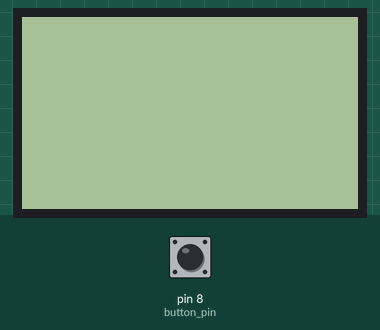
This sketch was run on a simulated Arduino Uno, built with avr-gcc and run on an emulated ATmega328P. Shown: 84×48 one-colour display. Inputs (shaded band) come from the test bench; at power-on: pin 8 (button_pin) LOW. Random numbers use the default seed unless the sketch sets one; no radio packets arrive unless stated; what the sketch prints to the serial monitor is not drawn.

Above: at 1.2 s.
1.3 s: pin 8 (button_pin) pulled HIGH for 3.2 s
At 2.0 s:
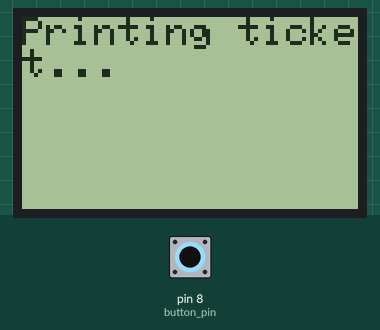
At 2.8 s:
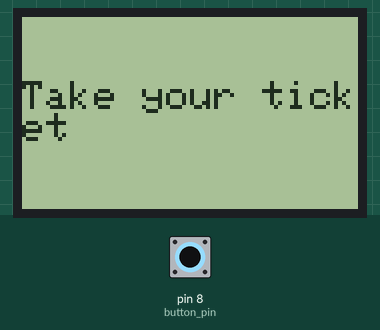
Timing chart, 0 to 4.3 s (numbered marks = the images above; inputs shaded):
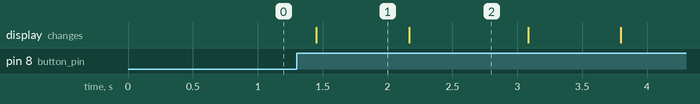

The sketch:

transmitter_for_university_project_3.ino
```cpp
#include <Adafruit_GFX.h>
#include <Adafruit_PCD8544.h>

Adafruit_PCD8544 display = Adafruit_PCD8544(7, 6, 5, 4, 3); // CLK, DIN, DC, CE, RST, от 3.3V

#include <SPI.h>
#include <nRF24L01.h>
#include <RF24.h>

RF24 radio(9, 10); // CE, CSN; SCK - 52, MISO - 50, MOSI - 51, от 3.3V

#define button_pin 8

const int fioSize = 20;
const int timeeSize = 9;

// current data, updated in loop()
int id = 0;
char fio[fioSize] = "sample\0";
int price = 0;
char timee[timeeSize] = "00:00:00";
int left = 5;
// and the data buffer
// size: 4+20+4+9+4
const int databufSize = 41;
char databuf[databufSize] = "";

const byte address[6] = "00001";
bool buttonState = 0;
bool firstWarningSent = false;
bool secondWarningSent = false;
int ticketCounter = 5;
int warningCount = 2;

//uint8_t bitmap[1024] = {};

void setup() {
  pinMode(button_pin, INPUT);
  Serial.begin(9600);
  radio.begin();
  radio.openWritingPipe(address);
  radio.setPALevel(RF24_PA_MIN);
  radio.stopListening();
  display.begin();
    display.setContrast(50); // установка контраста
    display.setTextSize(1); // размер шрифта 1
    display.setTextColor(BLACK); // цвет текста чёрный
    display.clearDisplay();
}

void writeMessageToSerial() {
  // clearing the data buffer
  for (int i1 = 0; i1 < databufSize; i1++) {
    databuf[i1] = '\0';
  }

  // writing id
  int i = 0;
  int j = 0;
  char idToSend[10] = "ddddddddd";
  sprintf(idToSend, "%d", id);
  while (i < databufSize && idToSend[j] != 'd') {
    databuf[i] = idToSend[j];
    i++;
    j++;
  }
  i--;
  databuf[i] = ';';
  i++;

  // writing fio
  j = 0;
  while (i < databufSize && j < fioSize && fio[j] != '\0') {
    databuf[i] = fio[j];
    j++;
    i++;
  }
  databuf[i] = ';';
  i++;

  // writing price
  j = 0;
  char priceToSend[10] = "ddddddddd";
  sprintf(priceToSend, "%d", price);
  while (i < databufSize && priceToSend[j] != 'd') {
    databuf[i] = priceToSend[j];
    i++;
    j++;
  }
  i--;
  databuf[i] = ';';
  i++;

  // writing time
  j = 0;
  while (i < databufSize && j < timeeSize && timee[j] != '\0') {
    databuf[i] = timee[j];
    j++;
    i++;
  }
  databuf[i] = ';';
  i++;

  // writing how much paper is left
  j = 0;
  char leftToSend[10] = "ddddddddd";
  sprintf(leftToSend, "%d", left);
  while (i < databufSize && leftToSend[j] != 'd') {
    databuf[i] = leftToSend[j];
    i++;
    j++;
  }
//  databuf[i] = ';';
//  i++;

  // go!
  Serial.println(databuf);
}

// just a placeholder function, meh
void setCurrentTime() {
  sprintf(timee, "11:11:11");
}

void loop() {
  display.clearDisplay(); // очищаем дисплей
  buttonState = digitalRead(button_pin);
  //Serial.print(buttonState);
  //Serial.print("   ");
  //Serial.println(ticketCounter);
  if (buttonState == HIGH) {
    id++;
    sprintf(fio, "sample");
    price = rand()%200;
    setCurrentTime();
    left = ticketCounter;
    if (left > 0)
      writeMessageToSerial();
    if (ticketCounter <= 0) {
      display.println("No paper for ticket"); // выводим текст
      display.display();
      delay(1000);
      display.clearDisplay();

    }
    else {
      ticketCounter--;
      display.println("Printing ticket..."); // выводим текст
      display.display();
      delay(700);
      display.clearDisplay();
      display.println("Take your ticket"); // выводим текст
      display.display();
      delay(700);
      display.clearDisplay();
      if (firstWarningSent == false && ticketCounter <= warningCount) {
        radio.write(&ticketCounter, sizeof(ticketCounter));
        //Serial.println("warning 1");
        firstWarningSent = true;
      }
      if (secondWarningSent == false && ticketCounter <= 0) {
        radio.write(&ticketCounter, sizeof(ticketCounter));
        //Serial.println("warning 2");
        secondWarningSent = true;
      }
    }
  }
  delay(200);
}
```

Measured:
- after the input at 1.3 s, the display: changes after 0.15 s (image 1)
- what the display in image 1 shows lasts 0.7 s, from 1.5 s to 2.2 s
- what the display in image 2 shows lasts 0.9 s, from 2.2 s to 3.1 s
